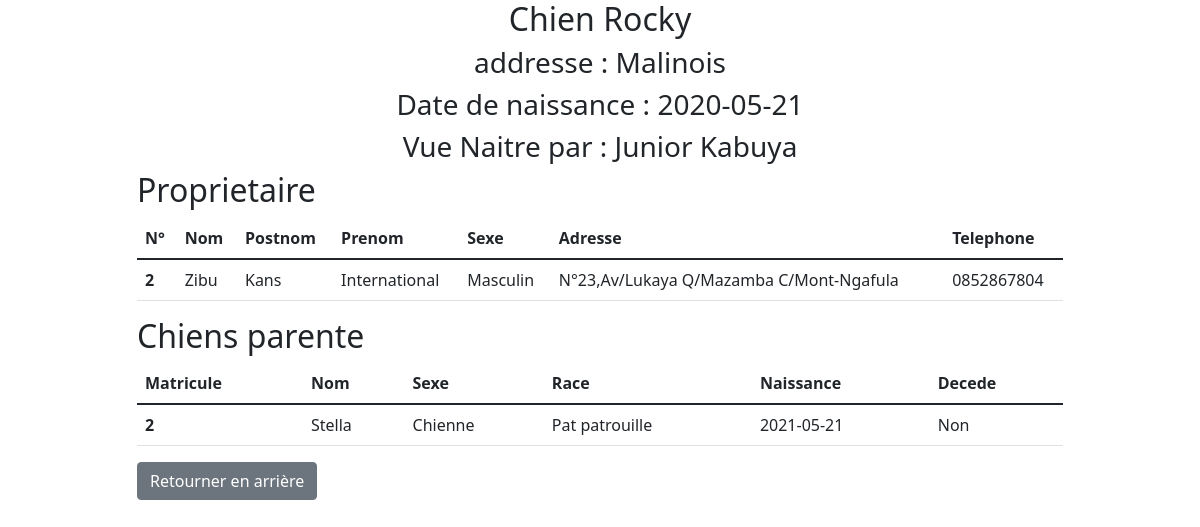
Page /chien/1 (signed in) on the committed database.
### tables this page shows
CREATE TABLE `chiens` (
  `matricule` int(11) NOT NULL,
  `nom` varchar(50) NOT NULL,
  `sexe` varchar(50) NOT NULL,
  `race` varchar(50) NOT NULL,
  `date_naissance` date NOT NULL,
  `date_deces` date DEFAULT NULL,
  `numero_personne` int(11) DEFAULT NULL,
  `created_at` datetime NOT NULL DEFAULT current_timestamp()
);

CREATE TABLE `personnes` (
  `numero` int(11) NOT NULL,
  `nom` varchar(50) NOT NULL,
  `postnom` varchar(50) NOT NULL,
  `prenom` varchar(50) NOT NULL,
  `sexe` char(1) NOT NULL,
  `date_naissance` date NOT NULL,
  `adresse` text NOT NULL,
  `tel` varchar(13) NOT NULL,
  `created_at` datetime NOT NULL DEFAULT current_timestamp()
);

### app/Controllers/BaseController.php (called while the page is built, shortened)
<?php
abstract class BaseController {
    protected $db;
    public function __construct(DBConnexion $db)
    {
        $this->db = $db;
    }
    protected function view(string $path, array $params = null)
    {
        $path = str_replace('.', DIRECTORY_SEPARATOR, $path);
        require VIEWS . $path .'.php';
        require VIEWS . 'layout.php';
    }
    protected function getDB()
    {
        return $this->db;
    }
}

### app/Controllers/ChienController.php (called while the page is built, shortened)
<?php
class ChienController extends BaseController{
    public function chien(int $id)
    {
        $chien = new Chien($this->getDB());
        $chien = $chien->where('matricule', $id);
        return $this->view('chiens.show', compact('chien'));
    }
}

### routes/Route.php (called while the page is built, shortened)
<?php
class Route {
    public $path;
    public $action;
    public $matches;
    public function __construct($path, $action)
    {
        $this->path = trim($path, '/');
        $this->action = $action;
    }
    public function matches(string $url)
    {
        $path = preg_replace('#:([\w]+)#', '([^/]+)', $this->path);
        $pathToMatch = "#^$path$#";
        if (preg_match($pathToMatch, $url, $matches)) {
            $this->matches = $matches;
            return true;
        } else {
            return false;
        }
    }
    public function execute()
    {
        $params = explode('@', $this->action);
        $controller = new $params[0](new DBConnexion(DB_NAME, DB_HOST, DB_USER, DB_PWD));
        $method = $params[1];
        return isset($this->matches[1]) ? $controller->$method($this->matches[1]) : $controller->$method();
    }
}

### routes/Router.php (called while the page is built, shortened)
<?php
class Router {
    public $url;
    public $routes =[];
    public function __construct($url)
    {
        $this->url = trim($url, '/');
    }
    public function get(string $path, string $action)
    {
        $this->routes['GET'][] = new Route($path, $action);
    }
    public function post(string $path, string $action)
    {
        $this->routes['POST'][] = new Route($path, $action);
    }
    public function run()
    {
        foreach ($this->routes[$_SERVER['REQUEST_METHOD']] as $route) {
            if ($route->matches($this->url)) {
                return $route->execute();
            }
        }
        throw new NotFoundException("La page demandée est introuvable.");
    }
}

### public/index.php (called while the page is built, shortened)
<?php
$routeur = new Router($_GET['url']);
$routeur->get('/', 'App\COntrollers\PersonneController@index');
$routeur->get('/index.php', 'App\COntrollers\PersonneController@index');
$routeur->get('/gestion-des-membres', 'App\Controllers\PersonneController@membres');
$routeur->get('/membre/:id', 'App\Controllers\PersonneController@membre');
$routeur->post('/membre/delete/:id', 'App\Controllers\PersonneController@destroy');
$routeur->get('/nouveau-membre', 'App\Controllers\PersonneController@create');
$routeur->post('/membre/create', 'App\Controllers\PersonneController@createPost');
$routeur->get('/editer-membre/:id', 'App\Controllers\PersonneController@edit');
$routeur->post('/editer-membre/:id', 'App\Controllers\PersonneController@update');
$routeur->get('/gestion-des-chiens', 'App\Controllers\ChienController@chiens');
$routeur->get('/chien/:id', 'App\Controllers\ChienController@chien');
$routeur->post('/chien/delete/:id', 'App\Controllers\ChienController@destroy');
$routeur->get('/nouveau-chien', 'App\Controllers\ChienController@create');
$routeur->post('/chien/create', 'App\Controllers\ChienController@createPost');
$routeur->get('/concours', 'App\Controllers\ConcourController@index');
$routeur->get('/nouveau-concour', 'App\Controllers\ConcourController@create');
$routeur->post('/concours/create', 'App\Controllers\ConcourController@createPost');
$routeur->get('/concour/:id', 'App\Controllers\ConcourController@concour');
$routeur->post('/concour/delete/:id', 'App\Controllers\ConcourController@destroy');
$routeur->get('/ajouter-participation/:id', 'App\Controllers\ConcourController@add_participant');
$routeur->post('/participants', 'App\Controllers\ConcourController@addPost');
$routeur->get('/ajouter-vainqueur/:id', 'App\Controllers\ConcourController@add_vainqueur');
$routeur->get('/login', 'App\Controllers\UserController@login');
$routeur->post('/login', 'App\Controllers\UserController@loginPost');
$routeur->get('/logout', 'App\Controllers\UserController@logout');
try {
    $routeur->run();
} catch (NotFoundException $e) {
    return $e->_404();
}

### app/Models/Model.php (called while the page is built, shortened)
<?php
abstract class Model {
    protected $db;
    protected $table;
    public function __construct(DBConnexion $db)
    {
        $this->db = $db;
    }
    public function where(string $champ, $data): Model
    {
        return $this->query("SELECT * FROM {$this->table} WHERE {$champ} = ?", [$data], true);
    }
    public function query(string $sql, array $param = null, bool $single = null)
    {
        $method = is_null($param) ? 'query' : 'prepare';
        $fetch = is_null($single) ? 'fetchAll' : 'fetch';
        $stmt = $this->db->getPDO()->$method($sql);
        $stmt->setFetchMode(PDO::FETCH_CLASS, get_class($this), [$this->db]);
        if ($method === 'query') {
            return $stmt->$fetch();
        } else {
            $stmt->execute($param);
            return $stmt->$fetch();
        }
    }
}

### database/DBConnexion.php (called while the page is built, shortened)
<?php
class DBConnexion{
    private $db,
            $host,
            $user,
            $password,
            $pdo;
    public function __construct(string $db, string $host, string $user, string $password)
    {
        $this->db = $db;
        $this->host = $host;
        $this->user = $user;
        $this->password = $password;
    }
    public function getPDO(): PDO
    {
        return $this->pdo ?? $this->pdo = new PDO("mysql:dbname={$this->db};host={$this->host}", $this->user, $this->password, [
            PDO::ATTR_ERRMODE => PDO::ERRMODE_EXCEPTION,
            PDO::ATTR_DEFAULT_FETCH_MODE => PDO::FETCH_OBJ,
            PDO::MYSQL_ATTR_INIT_COMMAND => 'SET CHARACTER SET UTF8'
        ]);
    }
}

### app/Models/Chien.php (called while the page is built, shortened)
<?php
class Chien extends Model {
    public function getPersonne()
    {
        return $this->query("
            SELECT p.* FROM personnes p
            INNER JOIN chien_personne cp ON cp.personne_id = p.numero
            WHERE cp.chien_id = ?
        ", [$this->matricule]);
    }
    public function vueNaitre(){
        return $this->query("SELECT p.* FROM personnes p INNER JOIN vue_naitre vn ON(p.numero = vn.personne_id) WHERE vn.chien_id = ?;
        ", [$this->matricule]);
    }
    public function chienParente(){
        return $this->query("SELECT c.* FROM chiens c INNER JOIN parente pr ON(c.matricule = pr.chien_parente) WHERE pr.chien = ?;
        ", [$this->matricule]);
    }
}

### views/chiens/show.php (the view)
<div class="container">
    <div class="row justify-content-center">
        <div class="col-md-10">
            <h2 class="text-center"><?= $params['chien']->sexe=='M' ? 'Chien ' : 'Chienne '?><?= $params['chien']->nom ?></h1>
            <h3 class="text-center"> addresse : <?= $params['chien']->race?></h3>
            <h3 class="text-center"> Date de naissance : <?= $params['chien']->date_naissance?></h3>
            <?php foreach($params['chien']->vueNaitre() as $personne) :?>
                <h3 class="text-center"> Vue Naitre par : <?=$personne->prenom." ".$personne->nom ?></h3>
                <?php endforeach;?>
        </div>
        <br>
        <br>
        <br>
        <br>
        <div class="col-md-10">
            <h2>Proprietaire</h2>
            <table class="table">
                <thead>
                  <tr>
                  <th scope="col">N°</th>
                    <th scope="col">Nom</th>
                    <th scope="col">Postnom</th>
                    <th scope="col">Prenom</th>
                    <th scope="col">Sexe</th>
                    <th scope="col">Adresse</th>
                    <th scope="col">Telephone</th>
                  </tr>
                </thead>
                <tbody>
                    <?php foreach($params['chien']->getPersonne() as $membre) :?>
                        <tr>
                            <th scope="row"><?=$membre->numero ?></th>
                            <td scope="col"><?=$membre->nom ?></td>
                            <td scope="col"><?=$membre->postnom ?></td>
                            <td scope="col"><?=$membre->prenom ?></td>
                            <td scope="col"><?=$membre->sexe=='M'? 'Masculin' : 'feminin' ?></td>
                            <td scope="col"><?=$membre->adresse ?></td>
                            <td scope="col"><?=$membre->tel ?></td>
                        </tr>
                    <?php endforeach;?>
                </tbody>
            </table>
        </div>
        <div class="col-md-10">
        <h2>Chiens parente</h2>
            <table class="table">
                <thead>
                <tr>
                    <th scope="col">Matricule</th>
                    <th scope="col">Nom</th>
                    <th scope="col">Sexe</th>
                    <th scope="col">Race</th>
                    <th scope="col">Naissance</th>
                    <th scope="col">Decede</th>
                  </tr>
                </thead>
                <tbody>
                    <?php foreach($params['chien']->chienParente() as $chien) :?>
                        <tr>
                            <th scope="row"><?=$chien->matricule ?></th>
                            <td scope="col"><?=$chien->nom ?></td>
                            <td scope="col"><?=$chien->sexe=='M' ? 'Chien' : 'Chienne' ?></td>
                            <td scope="col"><?=$chien->race ?></td>
                            <td scope="col"><?=$chien->date_naissance ?></td>
                            <td scope="col"><?=is_null($chien->date_deces) ? 'Non' : 'Oui' ?></td>
                        </tr>
                    <?php endforeach;?>
                </tbody>
            </table>
            <a href="<?=BASE_URL?>gestion-des-chiens" class="btn btn-secondary">Retourner en arrière</a>
        </div>
    </div>
</div>

### rows in the picture
chiens: race "Malinois", date_naissance "2020-05-21"
personnes: prenom "Junior", nom "Kabuya"
personnes: numero "2", nom "Zibu", postnom "Kans", prenom "International", sexe "Masculin", adresse "N°23,Av/Lukaya Q/Mazamba C/Mont-Ngafula", tel "0852867804"
chiens: matricule "2", nom "Stella", sexe "Chienne", race "Pat patrouille", date_naissance "2021-05-21", shows "Non"
